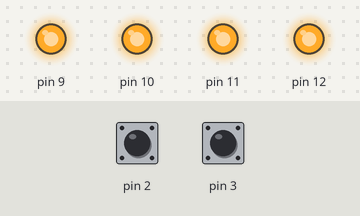
This sketch was run on a simulated Arduino Uno, built with avr-gcc and run on an emulated ATmega328P. Shown: output pins drawn as LEDs (lit = HIGH). Inputs (shaded band) come from the test bench; at power-on: pin 2 HIGH, pin 3 HIGH.

Above: at 0.27 s.
Timing chart, 0 to 2.0 s (numbered marks = the images above):
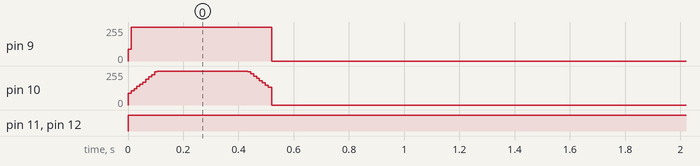

The sketch:

Distancia_PV.ino
```cpp
#include "digitalWriteFast.h"

//Contadores de los encorders
volatile int ISRCounter_I = 0;
volatile int ISRCounter_D = 0;
int counter_I = 0,contant_I = 0;
int counter_D = 0,contant_D = 0;

//Variables y constantes para el control PID

const float kp_I=1000,ki_I=0.1,kd_I=2;
const float kp_D=100,ki_D=0.1,kd_D=2;
float Pi_D=0,Pi_I=0;
const int t=10;
const float v_max=0.5;//[°/ms]

void setup() {
 pinMode(2, INPUT_PULLUP);
 pinMode(3, INPUT_PULLUP);
 pinMode(5,INPUT);
 pinMode(6,INPUT);
 pinMode(11,OUTPUT);
 pinMode(12,OUTPUT);
 attachInterrupt(digitalPinToInterrupt(3), motorI, RISING);
 attachInterrupt(digitalPinToInterrupt(2), motorD, RISING);
 //Serial.begin(9600);
}

void loop(){
  avanza(7);
  while(1){
    analogWrite(9,0);
    analogWrite(10,0);
  }
}

void avanza(float distd){

  float dist=0,dist_I,dist_D;
  int i,j=0;

  if (distd>0){
    digitalWrite(11,HIGH);
    digitalWrite(12,HIGH);
  }
  else{
    digitalWrite(11,LOW);
    digitalWrite(12,LOW);
  }

  float tf=(1080*(distd-1))/(8.4*PI*v_max);
  int t1=tf/3,t2=t1*2,t3=tf;

  for(i=0;i<=t3;i++){
    actualiza();
    if(i==j){

     if(i<t1)
      control(v_max*i/t1);
     else if(i>=t1 && i<t2)
      control(v_max);
     else if(i>=t2 && i<=t3)
      control(v_max-((v_max*(i-t2))/(t3-t2)));

     dist_I=4.2*PI*(counter_I-contant_I)/300;
     dist_D=4.2*PI*(counter_I-contant_I)/300;
     dist+=(dist_I+dist_D)/2;
     almacena();
     j+=t;
   }
    delay(1);
  }

 //Serial.println(dist);
}

//Funciones de control
void control(float veld){

    //Serial.println(veld);
    float vel_I=(counter_I-contant_I)*1.2/t;
    float vel_D=(counter_D-contant_D)*1.2/t;
    float eI=veld-vel_I;
    float eD=veld-vel_D;
     //Serial.println(vel_I);
     //Serial.println(vel_D);
    if(fabs(eI)<0.4)
     Pi_I+=ki_I*(eI)*t;
    if(fabs(eD)<0.4)
     Pi_D+=ki_D*(eD)*t;

    float PID_I=PID(eI,kp_I,kd_I,Pi_I,15);
    float PID_D=PID(eD,kp_D,kd_D,Pi_D,20);

    analogWrite(9,PID_I);
    analogWrite(10,PID_D);
}

float PID(float e,float kp,float kd,float Pi,float li){
 float Pp=fabs(e*kp);
 float Pd=kd*e/t;
 float P;

 if(e>0){
   P=Pp+Pd+Pi;
   P= map(P,0,30,90,255);//Mapeamos PID al rango de velocidades del motor para baje la velocidad del motor
   if(P>255)
     P=255;
 }
 else{
   P=Pp+Pd-Pi;
   P= map(P,0,li,90,0);//Mapeamos PID al rango de velocidades del motor para baje la velocidad del motor
   if(P<0)
    P=0;
 }

 return P;
}

//Funciones de los encoders de los encoders

void motorI(){
 digitalReadFast(3) != digitalReadFast(6)?ISRCounter_I++:ISRCounter_I--;
}
void motorD(){
 (digitalReadFast(2) == digitalReadFast(5))?ISRCounter_D--:ISRCounter_D++;
}
void actualiza(){
  counter_I = ISRCounter_I;
  counter_D = ISRCounter_D;
}
void almacena(){
  contant_I=counter_I;
  contant_D=counter_D;
}
```

Measured:
- by itself, pin 9: 0/255 → 255/255 at 0.00 s, → 0/255 0.52 s later
- by itself, pin 10: rises from 0/255 to 255/255 in 0.11 s, then falls to 0/255 in 0.41 s
- by itself, pin 11, pin 12: LOW → HIGH at 0.00 s
